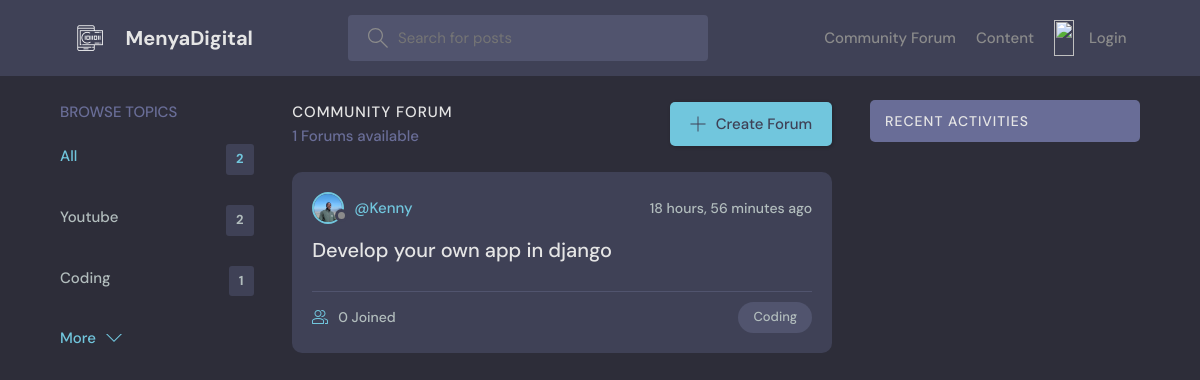
The page /?q=Coding on the database as committed earlier.
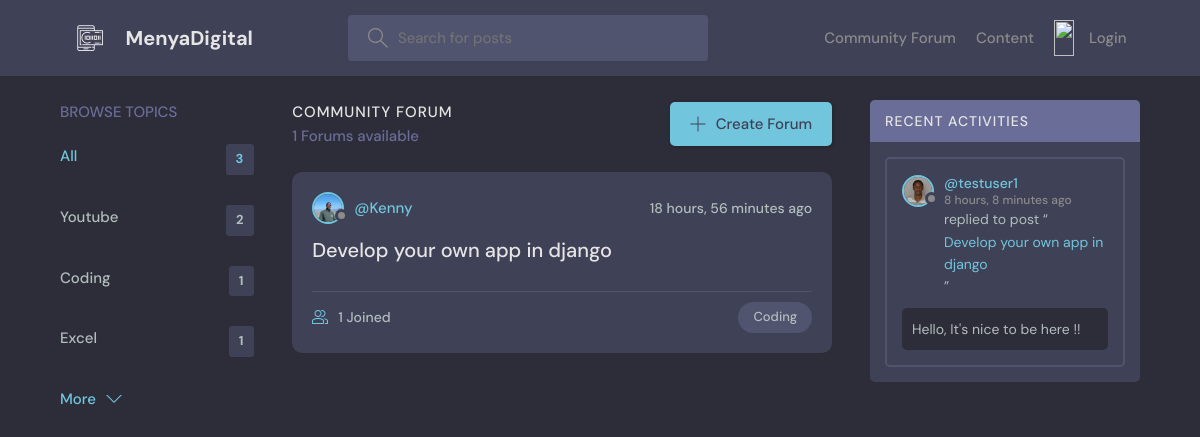
The same page on the database as committed later.
### menyaApp/models.py (models this page shows, shortened)
class Topic(models.Model):
    name = models.CharField(max_length=200)

class Room(models.Model):
    host = models.ForeignKey(User, on_delete=models.SET_NULL, null=True)
    topic = models.ForeignKey(Topic, on_delete=models.SET_NULL, null=True)
    name = models.CharField(max_length=200)
    description = models.TextField(null=True, blank=True)
    participants = models.ManyToManyField(User, related_name="participants", blank=True)
    updated = models.DateTimeField(auto_now=True)
    created = models.DateTimeField(auto_now_add=True)
    class Meta:
        ordering = ["-updated", "-created"]
    def __str__(self):
        return self.name

class User(AbstractUser):
    username = models.CharField(max_length=150, unique=True, null=True, blank=True)
    name = models.CharField(max_length=200, null=True)
    email = models.EmailField(unique=True, null=True)
    bio = models.TextField(null=True)
    avatar = models.ImageField(null=True, default="avatar.svg")
    USERNAME_FIELD = "email"
    REQUIRED_FIELDS = ["username"]

class Message(models.Model):
    user = models.ForeignKey(User, on_delete=models.CASCADE)
    room = models.ForeignKey(Room, on_delete=models.CASCADE)
    body = models.TextField()
    updated = models.DateTimeField(auto_now=True)
    created = models.DateTimeField(auto_now_add=True)
    class Meta:
        ordering = ["-updated", "-created"]

### menyaApp/views.py (the view)
# urls.py: path("", views.home, name="home"),
def home(request):
    q = request.GET.get("q") if request.GET.get("q") != None else ""
    rooms = Room.objects.filter(
        Q(topic__name__icontains=q) | Q(name__icontains=q) | Q(description__icontains=q)
    ).select_related("host")
    topics = Topic.objects.all()[0:5]
    room_count = rooms.count()
    room_messages = Message.objects.filter(Q(room__topic__name__icontains=q))[0:3]
    context = {
        "rooms": rooms,
        "topics": topics,
        "room_count": room_count,
        "room_messages": room_messages,
    }
    return render(request, "base/home.html", context)

### menyaApp/templates/base/home.html (shortened to what this page needs)
{% extends 'main.html' %} {% block content %}
<main class="layout layout--3">
  <div class="container">
    {% include 'base/topics_component.html' %}
    <div class="roomList">
      <div class="roomList__header">
        <div>
          <h2>Community Forum</h2>
          <p>{{room_count}} Forums available</p>
        </div>
        <a class="btn btn--main" href="{% url 'create-room' %}">
          <svg
            version="1.1"
            xmlns="http://www.w3.org/2000/svg"
            width="32"
            height="32"
            viewBox="0 0 32 32"
          >
            <title>add</title>
            <path
              d="M16.943 0.943h-1.885v14.115h-14.115v1.885h14.115v14.115h1.885v-14.115h14.115v-1.885h-14.115v-14.115z"
            ></path>
          </svg>
          Create Forum
        </a>
      </div>
      {% include 'base/feed_component.html' %}
    </div>
    {% include 'base/activity_component.html' %}
  </div>
</main>
{% endblock %}

### menyaApp/templates/base/topics_component.html
<div class="topics">
  <div class="topics__header">
    <h2>Browse Topics</h2>
  </div>
  <ul class="topics__list">
    <li>
      <a href="{% url 'home' %}" class="active"
        >All <span>{{topics.count}}</span></a
      >
    </li>
    {% for topic in topics %}
    <li>
      <a href="{% url 'home' %}?q={{topic.name}}"
        >{{topic.name}}<span>{{topic.room_set.all.count}}</span></a
      >
    </li>
    {% endfor %}
  </ul>
  <a class="btn btn--link" href="{% url 'topics' %}">
    More
    <svg
      version="1.1"
      xmlns="http://www.w3.org/2000/svg"
      width="32"
      height="32"
      viewBox="0 0 32 32"
    >
      <title>chevron-down</title>
      <path d="M16 21l-13-13h-3l16 16 16-16h-3l-13 13z"></path>
    </svg>
  </a>
</div>

### menyaApp/templates/base/feed_component.html (shortened to what this page needs)
{% for room in rooms %}
<div class="roomListRoom">
  <div class="roomListRoom__header">
    <a
      href="{% url 'user-profile' room.host.id %}"
      class="roomListRoom__author"
    >
      <div class="avatar avatar--small">
        <img src="{{room.host.avatar.url}}" />
      </div>
      <span>@{{room.host.username}}</span>
    </a>
    <div class="roomListRoom__actions">
      <span>{{room.created|timesince}} ago</span>
    </div>
  </div>
  <div class="roomListRoom__content">
    <a href="{% url 'room' room.id %}">{{room.name}}</a>
  </div>
  <div class="roomListRoom__meta">
    <a href="{% url 'room' room.id %}" class="roomListRoom__joined">
      {{room.participants.all.count}} Joined
    </a>
    <p class="roomListRoom__topic">{{room.topic.name}}</p>
  </div>
</div>
{% endfor %}

### menyaApp/templates/base/activity_component.html (shortened to what this page needs)
<div class="activities">
  <div class="activities__header">
    <h2>Recent Activities</h2>
  </div>
  {% for message in room_messages %}
  <div class="activities__box">
    <div class="activities__boxHeader roomListRoom__header">
      <a
        href="{% url 'user-profile' message.user.id %}"
        class="roomListRoom__author"
      >
        <div class="avatar avatar--small">
          <img src="{{message.user.avatar.url}}" />
        </div>
        <p>
          @{{message.user.username}}
          <span>{{message.created|timesince}} ago</span>
        </p>
      </a>
    </div>
    <div class="activities__boxContent">
      <p>
        replied to post “<a href="{% url 'room' message.room.id %}"
          >{{message.room}}</a
        >”
      </p>
      <div class="activities__boxRoomContent">{{message.body}}</div>
    </div>
  </div>
  {% endfor %}
</div>

Rows that differ between the two databases and show on the page:
added Topic: name "Excel", room_set.all.count "1"
computed for Room "Develop your own app in django": participants.all.count "0" → "1"
added Message: user.avatar (picture), user.username "testuser1", created "8 hours, 8 minutes", room "Develop your own app in django", body "Hello, It's nice to be here !!"
Other text that changed with them:
{{ topics.count }}: "2" → "3"
